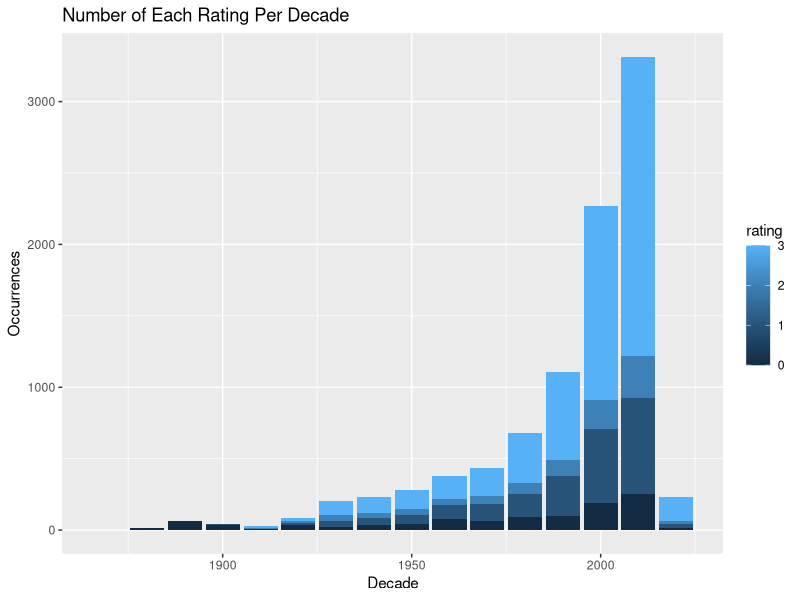

Write R code to recreate this figure.
# Bechdel <- read.csv("../data/Bechdel.csv",stringsAsFactors = FALSE)

#install.packages("plotly")
library("ggplot2")
library("dplyr")  



Bechdel <- read.csv("../data/Bechdel.csv")



ratings_plots <-  Bechdel %>% 
  mutate(Decade = floor(year/10)*10) %>% 
  group_by(Decade) %>% 
  count(rating)
#View(ratings_plots)
names(ratings_plots)[names(ratings_plots) == "n"] <- "Occurrences"
#View(ratings_plots)



rating_year_plot <- ggplot(ratings_plots, aes(fill=rating, y= Occurrences, x=Decade)) +
  geom_bar(position="stack", stat="identity") +
  ggtitle("Number of Each Rating Per Decade") 

#rating_year_plot
